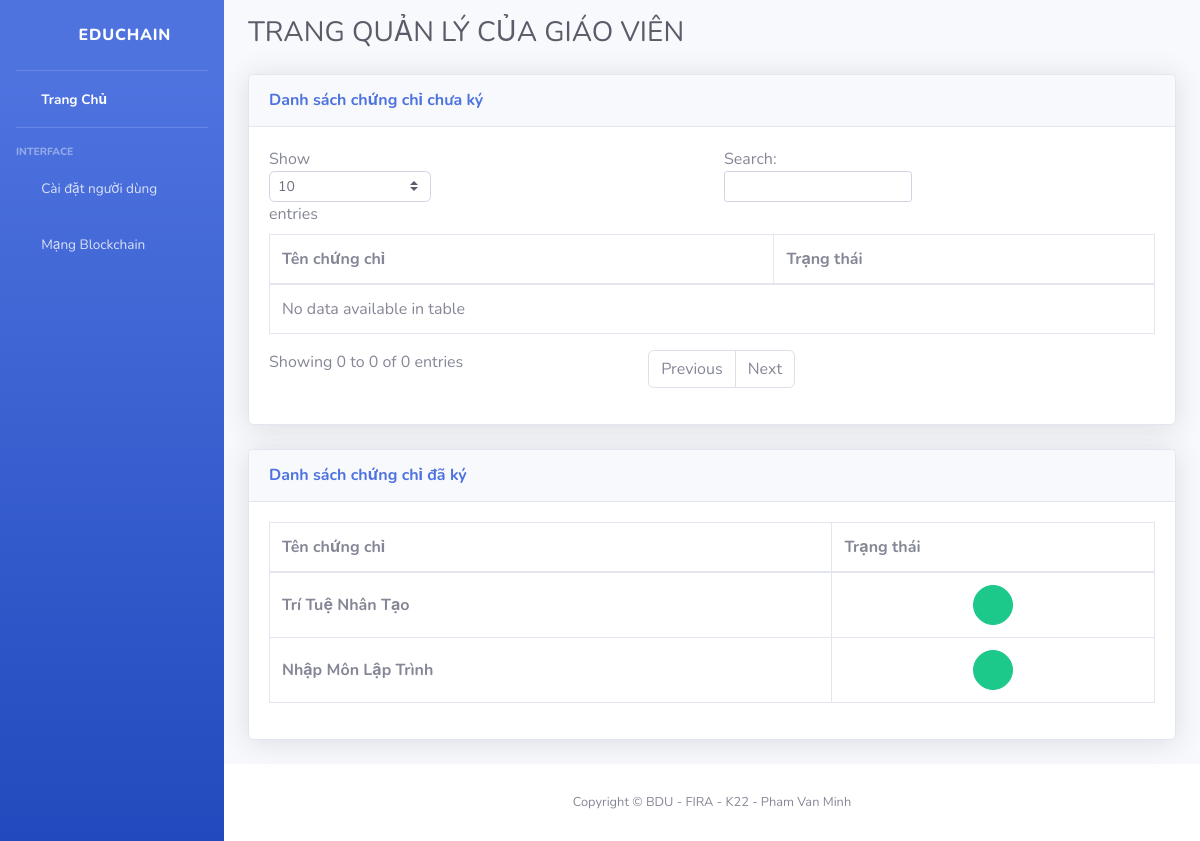
Page / (signed in) on the earlier database version.
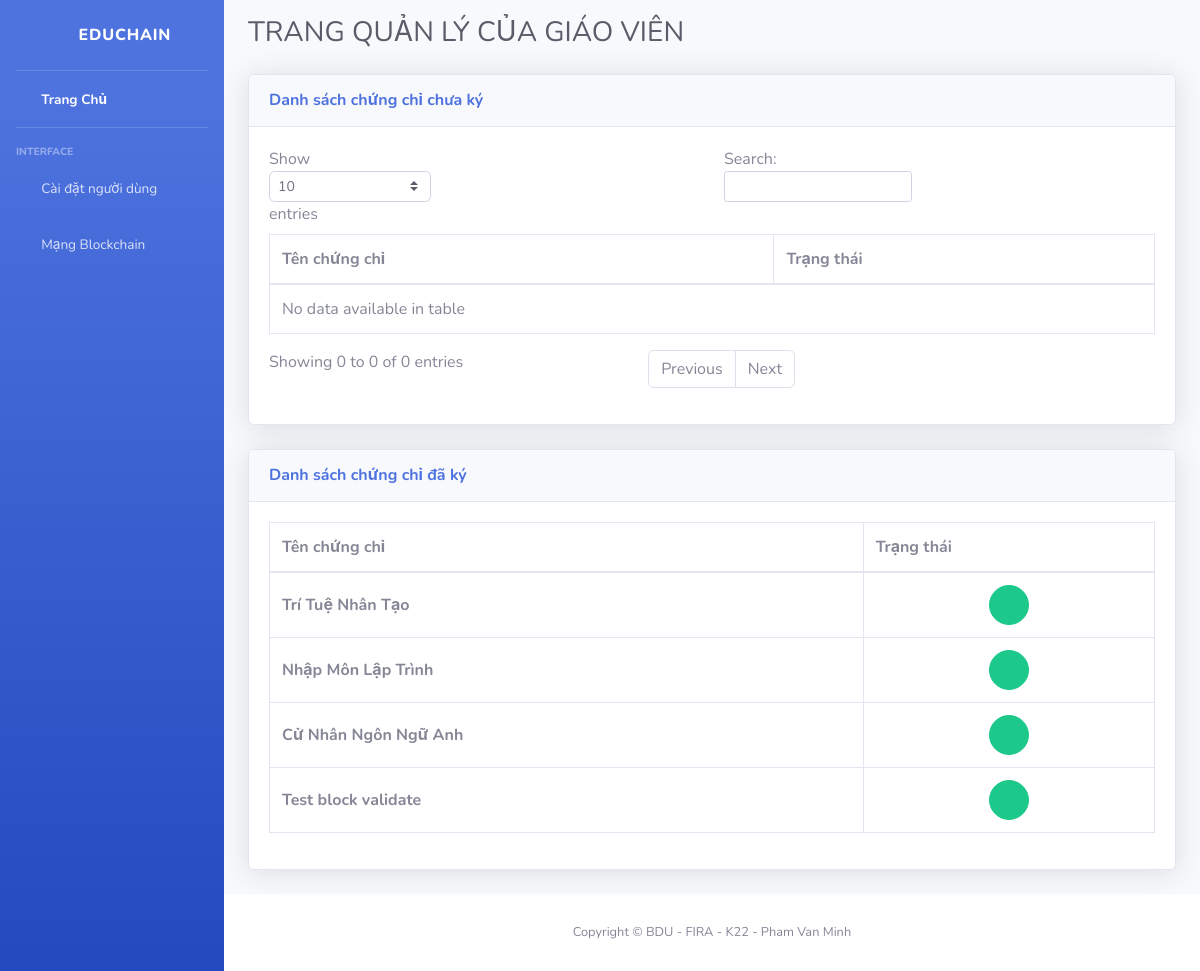
Same page on the later database version.
### cert/models.py (models this page shows, shortened)
class CertHeader(models.Model):
    subject_name = models.CharField(max_length = 50, null = False)
    teacher = models.ForeignKey(User, on_delete = models.CASCADE, blank = False)
    is_signed_all = models.BooleanField(default=False)
    logo_image = models.FileField(upload_to='cert_logo/')

### cert/views.py (the view, shortened to what this page needs)
# urls.py: path('', home , name="home"),
@login_required(login_url='account_app:login')
def home(request):
    user = request.user
    context = {}
    if user.is_teacher == True:
        cert_headers = CertHeader.objects.filter(teacher = User.objects.get(id = user.id), is_signed_all = False)
        signed_cert_header = CertHeader.objects.filter(teacher = User.objects.get(id = user.id), is_signed_all = True)
        context['cert_headers'] = cert_headers
        context['signed_cert_header'] = signed_cert_header
        return render(request, 'cert/teacher_home.html', context=context)
    else:
        return redirect('account_app:logout')

### templates/cert/teacher_home.html (shortened to what this page needs)
{% extends "cert/base.html" %}
{% load static %}
{% block content %}
<div class="d-sm-flex align-items-center justify-content-between mb-4">
    <h1 class="h3 mb-0 text-gray-800">TRANG QUẢN LÝ CỦA GIÁO VIÊN</h1>
</div>
<div class="row">
    <div class="col-12">
        <div class="card shadow mb-4">
            <div class="card-header py-3">
                <div class="d-flex align-items-center">
                    <h6 class="m-0 font-weight-bold text-primary">Danh sách chứng chỉ chưa ký</h6>
                </div>
            </div>
            <div class="card-body">
                <div class="table-responsive">
                    <table class="table table-bordered justify-content-center" id="certTable" width="100%" cellspacing="0">
                        <thead>
                            <tr>
                                <th>Tên chứng chỉ</th>
                                <th>Trạng thái</th>
                            </tr>
                        </thead>
                        <tbody>
                        </tbody>
                    </table>
                </div>
            </div>
        </div>
    </div>
</div>
<div class="row">
    <div class="col-12">
        <div class="card shadow mb-4">
            <div class="card-header py-3">
                <div class="d-flex align-items-center">
                    <h6 class="m-0 font-weight-bold text-primary">Danh sách chứng chỉ đã ký</h6>
                </div>
            </div>
            <div class="card-body">
                <div class="table-responsive">
                    <table class="table table-bordered justify-content-center" id="certTable" width="100%" cellspacing="0">
                        <thead>
                            <tr>
                                <th>Tên chứng chỉ</th>
                                <th>Trạng thái</th>
                            </tr>
                        </thead>
                        <tbody>
                            {% for cert in signed_cert_header %}
                                <tr>
                                    <th class="align-middle">{{ cert.subject_name }}</th>
                                    <th class="align-middle">
                                    <center>
                                        <a href="{% url 'cert_app:teacher_cert_detail' cert.id %}" class="btn btn-success btn-circle">
                                            <i class="fas fa-check"></i>
                                        </a>
                                    </center>
                                    </th>
                                </tr>
                            {% endfor %}
                        </tbody>
                    </table>
                </div>
            </div>
        </div>
    </div>
</div>
{% endblock %}

Differences in the rows shown:
added CertHeader: subject_name "Cử Nhân Ngôn Ngữ Anh"
added CertHeader: subject_name "Test block validate"
